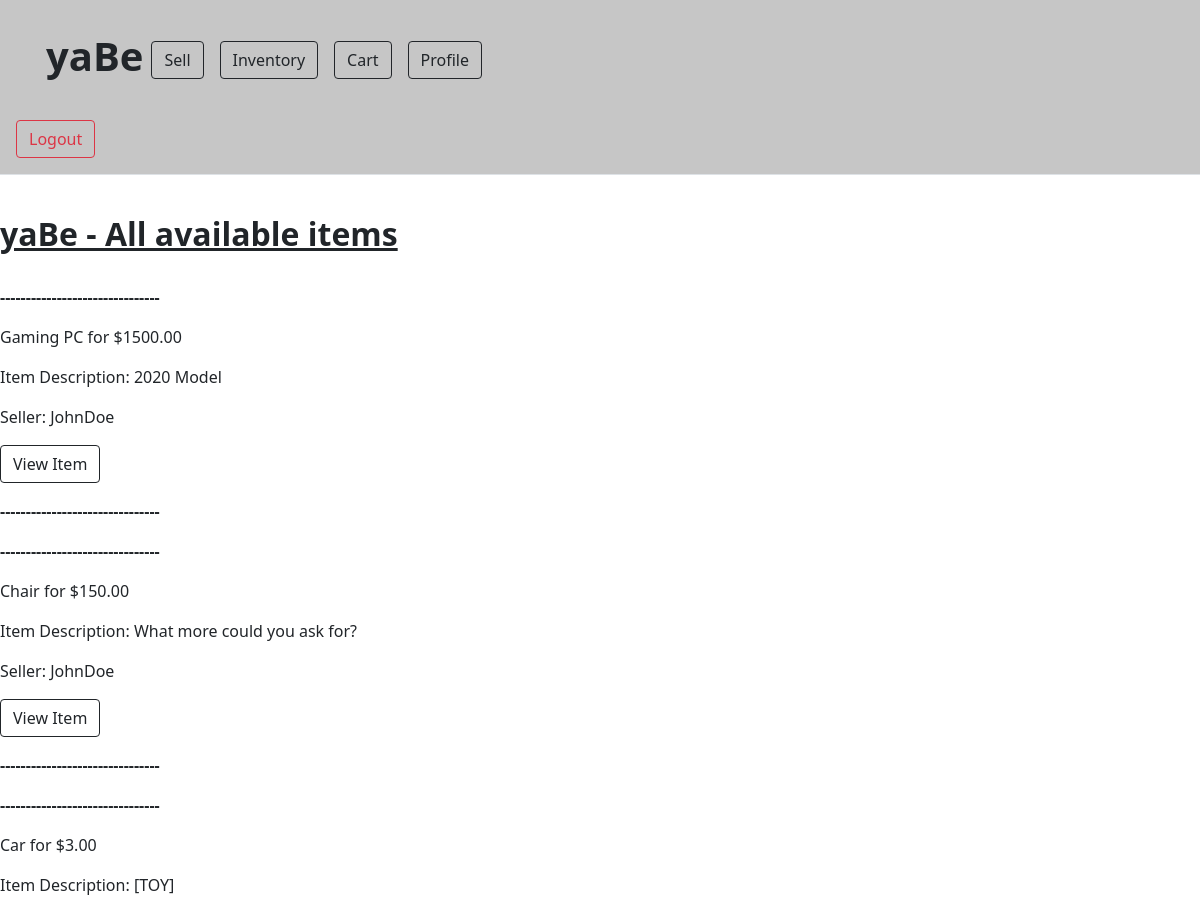
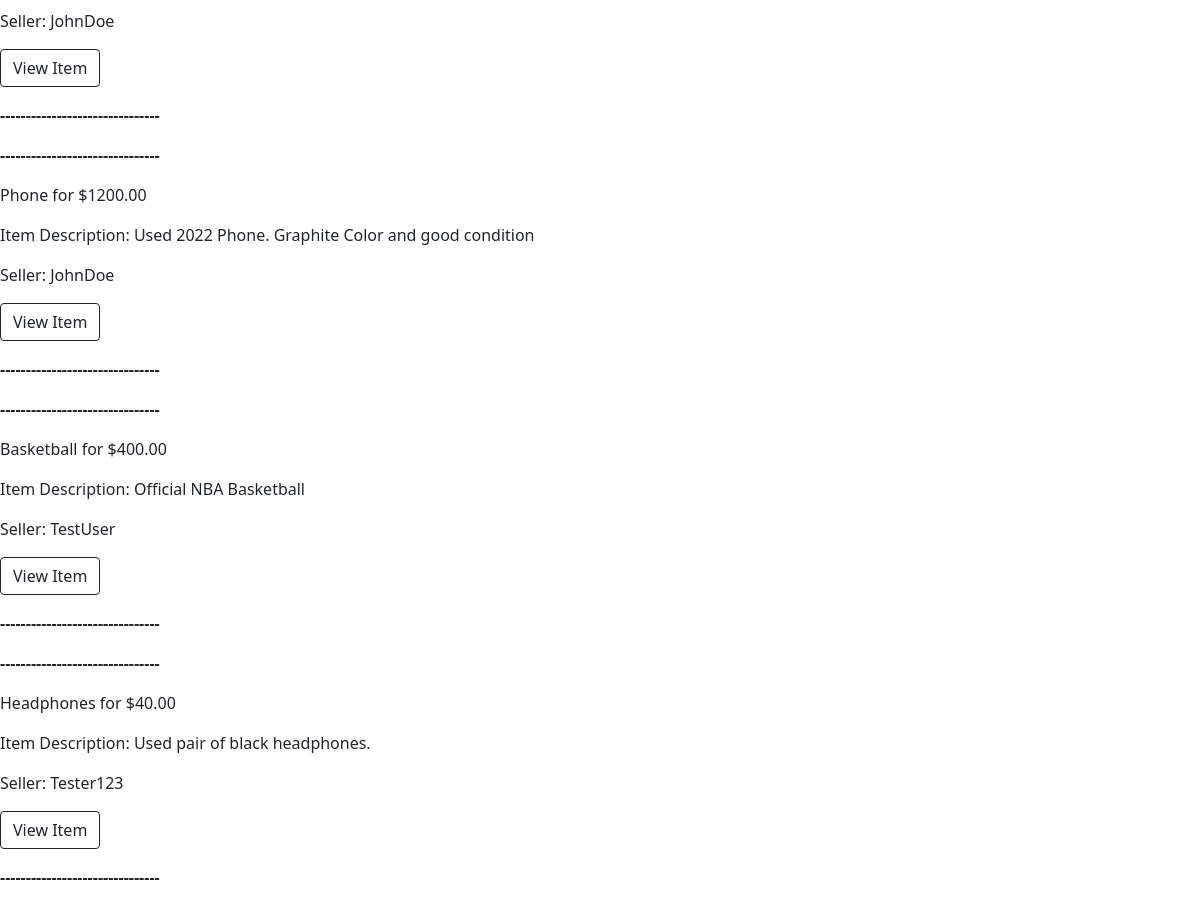
/see_all_items (signed in), run on the app's committed database (2 pictures, top to bottom).
### app/models.py (models this page shows)
class Item(db.Model):
 id = db.Column(db.Integer, primary_key = True)
 name = db.Column(db.String(128))
 price = db.Column(db.Float)
 image = db.Column(db.String(256)) #changed from LargeBinary to String--this will be the name of the image
 description = db.Column(db.String(256))
 user_seller_name = db.Column(db.String, db.ForeignKey('user.username'))

### app/routes.py (the view)
@appObj.route('/see_all_items', methods =  ['GET', 'POST'])
@login_required
def see_all_items():
 items = Item.query.all()
 return render_template('see_all_items.html', items = items)

### app/models.py (called while the page is built)
@login.user_loader
def load_user(id):
 return User.query.get(int(id))

### app/templates/see_all_items.html (shortened to what this page needs)
<!doctype html>
<html lang="en">
  <head>
     <link href="https://cdn.jsdelivr.net/npm/bootstrap@5.0.2/dist/css/bootstrap.min.css" rel="stylesheet">
    <body>
    <body>
<main>
  <header class="p-3 mb-3 border-bottom" style= "background: #c6c6c6">
    <div class="container p-3 mb-3" style="background: #c6c6c6"">
     <div class="d-flex flex-wrap align-items-center justify-content-center justify-content-lg-start"</div>
        <a href="/home" class="d-flex align-items-center mb-2 mb-lg-0 text-dark text-decoration-none">
         <h1> <b> yaBe </b> </h1>
        </a>
        <ul class="nav col-12 col-lg-auto me-lg-auto mb-2 justify-content-center mb-md-0">
         <li> <a class="btn btn-outline-dark m-2" href="sell_item" role="button">Sell</a> </li>
         <li> <a class="btn btn-outline-dark m-2" href="see_all_items" role="button">Inventory</a> </li>
         <li> <a class="btn btn-outline-dark m-2" href="cart" role="button">Cart</a></li>
         <li> <a class="btn btn-outline-dark m-2" href="view_profile" role="button"> Profile </a></li>
        </ul>
        <br>
       </div>
     </div>
  <div class="d-flex flex-wrap align-items-center justify-content-center justify-content-lg-start" </div>
   <a class="btn btn-outline-danger mr-2" href="{{url_for('logout')}}" role="button"> Logout </a>
  </header>
  <br>
  <h2> <b><u> yaBe - All available items </b></u> </h2>
  <br>
  {% for item in items %}
     <p><b> ------------------------------- </b></p>
     <p> {{item.name}} for {{"$%.2f"|format(item.price)}} </p>
     <p> Item Description: {{item.description}} </p>
     <p> Seller: {{item.user_seller_name}} </p>
     <p> <a class="btn btn-outline-dark" href={{item.id}} role="button">View Item </a></p>
     <p> <b> ------------------------------- </b></p>
    {% endfor %}
</main>
  </body>
</html>

### data on the page
Item: name "Gaming PC", price "$1500.00", description "2020 Model", user_seller_name "JohnDoe"
Item: name "Chair", price "$150.00", description "What more could you ask for?", user_seller_name "JohnDoe"
Item: name "Car", price "$3.00", description "[TOY]", user_seller_name "JohnDoe"
Item: name "Phone", price "$1200.00", description "Used 2022 Phone. Graphite Color and good condition", user_seller_name "JohnDoe"
Item: name "Basketball", price "$400.00", description "Official NBA Basketball", user_seller_name "TestUser"
Item: name "Headphones", price "$40.00", description "Used pair of black headphones.", user_seller_name "Tester123"
